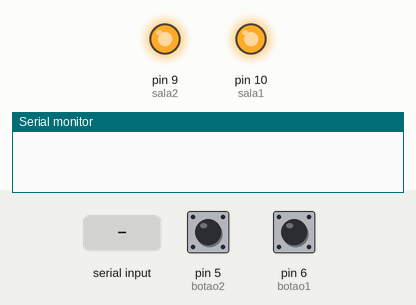
The sketch below on a simulated Arduino Nano, built with avr-gcc and run on an emulated ATmega328P. Parts: output pins drawn as LEDs (lit = HIGH), the last lines printed to the serial monitor. The inputs (shaded band) are chosen by the test bench; at power-on: pin 6 (botao1) LOW, pin 5 (botao2) LOW.

Above: at 1.2 s.
1.3 s: "A" received over the second serial link
At 2.3 s:
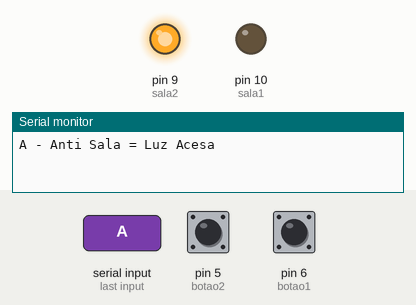
2.8 s: "B" received over the second serial link
At 3.4 s:
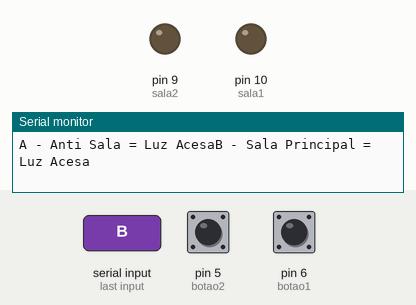
4.3 s: pin 6 (botao1) pulled HIGH for 0.15 s
At 4.6 s:
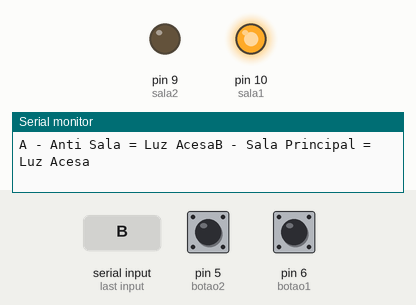
5.9 s: pin 6 (botao1) pulled HIGH for 1 s
At 7.0 s:
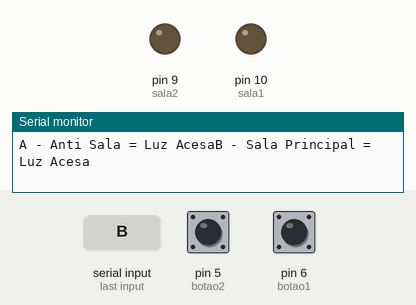
8.4 s: pin 6 (botao1) pulled HIGH for 3.2 s
At 8.9 s:
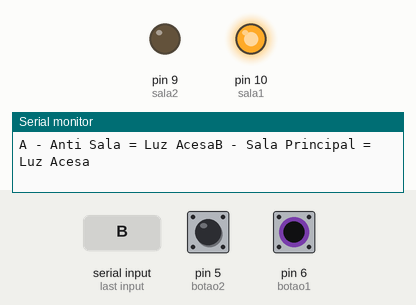
Timing chart, 0 to 11.4 s (numbered marks = the images above; inputs shaded):
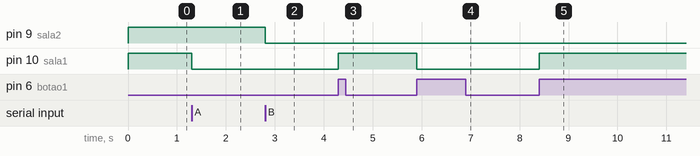

The sketch:

Sala_e_Anti_Sala_e_Botoes_REV_3.ino
```cpp
/**
   AUTOMATIZAÇÃO DE SALA E ANTI-SALA COM BLUETOOTH HC-05 E 2 PUSH BUTTONs
   @author EUGENBIO RAMOS JUNIOR

   MATERIAIS UTILIZADOS:
                           ARDUINO NANO V3
                           MOD COM 2 RELEs
                           2 PUSH BUTTONs COM RESISTORES
*/

#include<SoftwareSerial.h> // Lib do BlueTooth

char dados = 0; //Lê 1 byte recebido pelo BlueTooth na porta serial


//=============== ATENCAO PQ OS PINOS RX E TX SAO LIGADOS INVERTIDOS ==================

#define RX 7 //O RX do mod HC-05 sera ligado no TX
#define TX 8 //O TX do mod HC-05 sera ligado no RX

SoftwareSerial bluetooth (RX, TX);

//================================ LUZES =============================================

#define sala1 10
#define sala2 9

//================================ BOTOES =============================================

#define botao1 6  // Declaração do botão

int estadoLuz = 2; //Variável para condição do botão
boolean botaoAtu = false; // Estado do botão
boolean botaoAnt = false; //Estado anterior do botão


#define botao2 5  // Declaração do botão

int estadoLuz2 = 2; //Variável para condição do botão
boolean botaoAtu2 = false; // Estado do botão
boolean botaoAnt2 = false; //Estado anterior do botão


void setup() {

  Serial.begin(9600);

  pinMode(botao1, INPUT);
  pinMode(botao2, INPUT);
  pinMode(sala1, OUTPUT);
  pinMode(sala2, OUTPUT);


  digitalWrite(sala1, HIGH);
  digitalWrite(sala2, HIGH);

  bluetooth.begin(9600);            //Inicia a comunicacao do modulo BlueTooth

}


void verificaBleutooth() {           // Verifica se existe algum dado a ser lido da serial


  if (bluetooth.available()) {       // verifica se existem bytes a serem lidos da porta serial virtual
    char dados = bluetooth.read();   // Lê 1 byte da porta serial
    Serial.print(dados);             // Mostra esse dado lido na porta serial

    if (dados == 'A') {
      digitalWrite(sala1, LOW);
      Serial.print(" - Anti Sala = Luz Acesa");
    } else {
      if (dados == 'a') {
        digitalWrite(sala1, HIGH);
        Serial.println(" - Anti Sala = Luz Apagada");
      } else {

        if (dados == 'B') {
          digitalWrite(sala2, LOW);
          Serial.print(" - Sala Principal = Luz Acesa");
        }
        if (dados == 'b') {
          digitalWrite(sala2, HIGH);
          Serial.println(" - Sala Principal = Luz Apagada");
        }


        else {

          if (dados == '@') {
            digitalWrite(sala1, LOW);
            digitalWrite(sala2, LOW);

            Serial.print(" - Todas Acesas");
          }
          if (dados == 'S') {
            digitalWrite(sala1, HIGH);
            digitalWrite(sala2, HIGH);
            Serial.println(" - Todas Apagadas");
          }
        }
      }
    }
  }
}


void loop() {

  verificaBleutooth(); // Verifica se há leitura recebida pelo Bluetooth


//===== Verifica a condição do botão e se apertado faz a operação inversa da ultima vez que foi apertado ====


  botaoAtu = digitalRead(botao1); //Lê o botão 1

  if (botaoAtu && !botaoAnt) { // Compara com a situação anterior do botão e incrementa
    estadoLuz++;

    if (estadoLuz >= 2) { // Se o ciclo for maior que o escolhido, zera a variável
      estadoLuz = 0;
    }
  }
  botaoAnt = botaoAtu; // Compara novamente o estado do botão

  switch (estadoLuz) { //Executa o comando de acordo com o estado do botão
    case 0:
      digitalWrite(sala1, HIGH);
      break;
    case 1:
      digitalWrite(sala1, LOW);
      break;
  }

  botaoAtu2 = digitalRead(botao2);

  if (botaoAtu2 && !botaoAnt2) {
    estadoLuz2++;

    if (estadoLuz2 >= 2) {
      estadoLuz2 = 0;
    }
  }
  botaoAnt2 = botaoAtu2;

  switch (estadoLuz2) {
    case 0:
      digitalWrite(sala2, HIGH);
      break;
    case 1:
      digitalWrite(sala2, LOW);
      break;
  }

}
```

Measured:
- after the input at 1.3 s, pin 10 (sala1): HIGH → LOW at once
- after the input at 2.8 s, pin 9 (sala2): HIGH → LOW at once
- after the input at 4.3 s, pin 10 (sala1): LOW → HIGH at once
- after the input at 5.9 s, pin 10 (sala1): HIGH → LOW at once
- after the input at 8.4 s, pin 10 (sala1): LOW → HIGH at once
